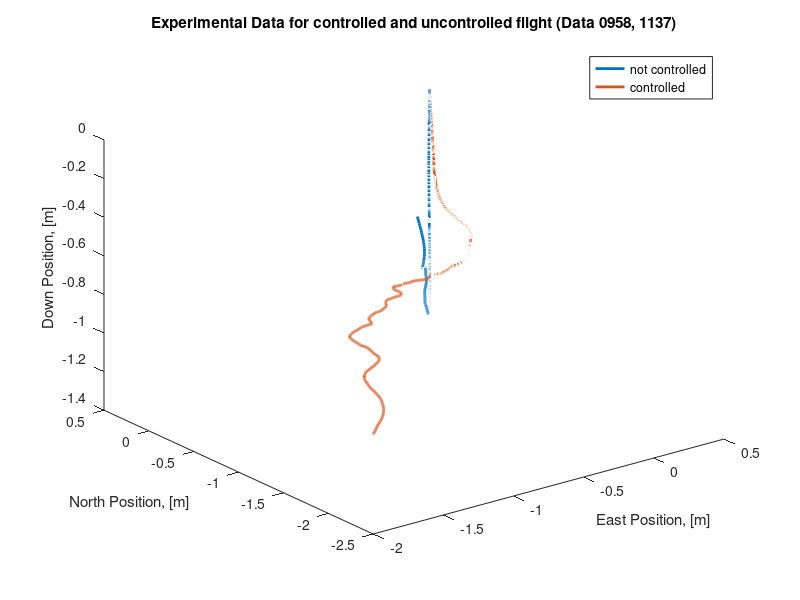
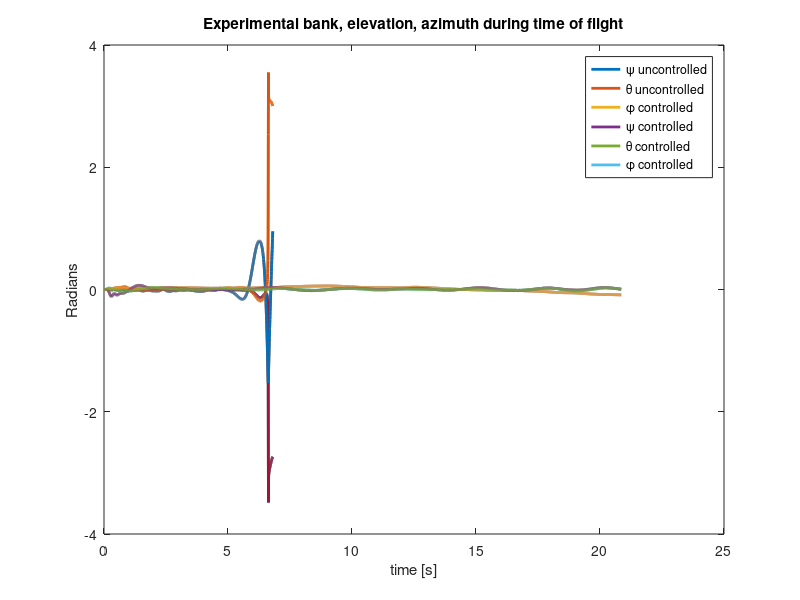

Write the MATLAB code that produced these figures, in order.
% This script initializes initial conditions for the trajectory of a drone
% in steady flight conditions (hovering) then calls the ODE45 function to
% numerically integrate the position of the drone with respect to the
% initial conditions, along with plotting the results answering Question
% 7
%
%   Author: Benjiman Smith
%   Collaborators: E. Owen, I. Quezada
%   Date: 1/25/2020
%
close all
clear all
load('RSdata_0958.mat');

xdata1=rt_estimatedStates.signals.values(:,1);
ydata1=rt_estimatedStates.signals.values(:,2);
zdata1=rt_estimatedStates.signals.values(:,3);
figure(5)
plot3(xdata1, ydata1, zdata1);
zlabel('Down Position, [m]')
xlabel('East Position, [m]')
ylabel('North Position, [m]')
title('Experimental Data (Data 0958)');
figure(6)
psi1 = rt_estimatedStates.signals.values(:,4);
theta1 = rt_estimatedStates.signals.values(:,5);
phi1 =  rt_estimatedStates.signals.values(:,6);
rt_estimatedStates.signals.values(:,4);
times1 =rt_estimatedStates.time(:);
plot(times1, psi1,'linewidth', 2);
hold on
plot(times1, theta1, 'linewidth', 2);
plot(times1, phi1, 'linewidth', 2);
legend('\psi', '\theta', '\phi');
xlabel('time [s]')
ylabel('Radians')
title('Experimental bank, elevation, azimuth during time of flight');

load('RSdata_1137.mat');

xdata2=rt_estim.signals.values(:,1);
ydata2=rt_estim.signals.values(:,2);
zdata2=rt_estim.signals.values(:,3);
figure(5)
plot3(xdata2, ydata2, zdata2);
zlabel('Down Position, [m]')
xlabel('East Position, [m]')
ylabel('North Position, [m]')
title('Experimental Data (Data 0958)');
figure(6)
psi2 = rt_estim.signals.values(:,4);
theta2 = rt_estim.signals.values(:,5);
phi2 =  rt_estim.signals.values(:,6);
rt_estim.signals.values(:,4);
times2 =rt_estim.time(:);
plot(times2, psi2,'linewidth', 2);
hold on
plot(times2, theta2, 'linewidth', 2);
plot(times2, phi2, 'linewidth', 2);
legend('\psi', '\theta', '\phi');
xlabel('time [s]')
ylabel('Radians')
title('Experimental bank, elevation, azimuth during time of flight');

figure(5);
plot3(xdata1, ydata1, zdata1,'linewidth', 2);
hold on
plot3(xdata2, ydata2, zdata2, 'linewidth', 2);
zlabel('Down Position, [m]')
xlabel('East Position, [m]')
ylabel('North Position, [m]')
title('Experimental Data for controlled and uncontrolled flight (Data 0958, 1137)');
legend('not controlled', 'controlled');
hold off
figure(6)
plot(times1, psi1,'linewidth', 2);
hold on
plot(times1, theta1, 'linewidth', 2);
plot(times1, phi1, 'linewidth', 2);
plot(times2, psi2,'linewidth', 2);
hold on
plot(times2, theta2, 'linewidth', 2);
plot(times2, phi2, 'linewidth', 2);
legend('\psi uncontrolled', '\theta uncontrolled', '\phi controlled', '\psi controlled', '\theta controlled', '\phi controlled');
xlabel('time [s]')
ylabel('Radians')
title('Experimental bank, elevation, azimuth during time of flight');




